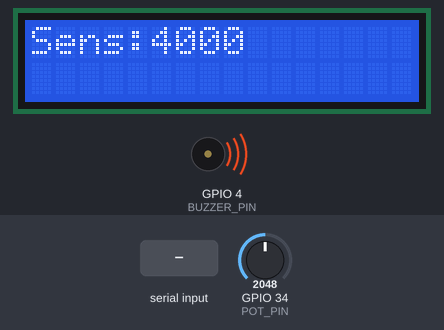
This sketch was run on a simulated ESP32. Shown: 16×2 character LCD, buzzer (waves = sounding, pin HIGH). The test bench sets the inputs (shaded band); at power-on: GPIO 34 (POT_PIN) = 2048. I2S audio is not simulated (input reads silence).

Above: at 1.3 s.
1.4 s: "FOUND\n" received over Serial
At 2.6 s:
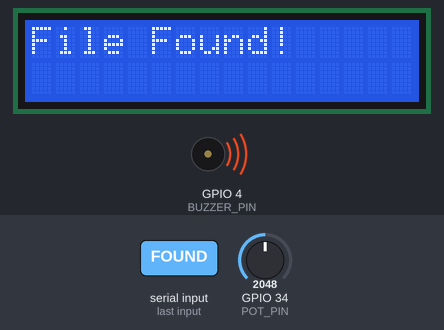
2.9 s: "SEARCHING\n" received over Serial
At 5.5 s:
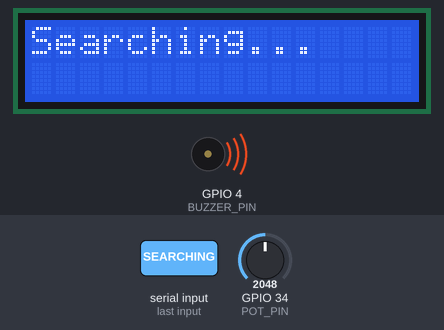
6.0 s: "NOTFOUND\n" received over Serial
At 7.2 s:
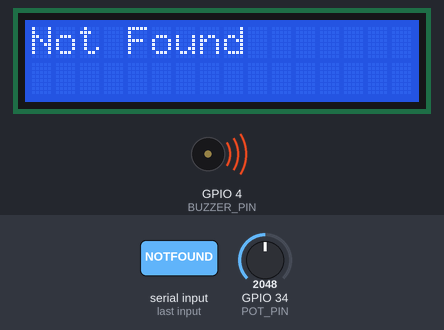
9.1 s: GPIO 34 (POT_PIN) set to 2866
At 11.2 s:
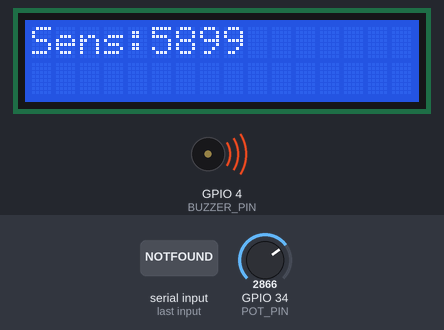
11.5 s: GPIO 34 (POT_PIN) set to 3603
At 14.3 s:
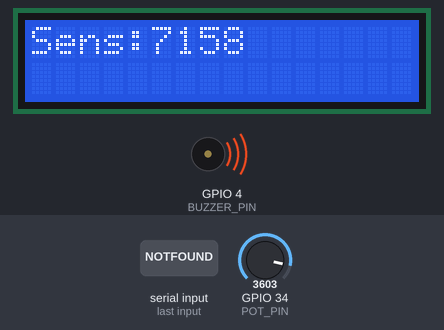
14.6 s: GPIO 34 (POT_PIN) set to 4040
At 17.5 s:
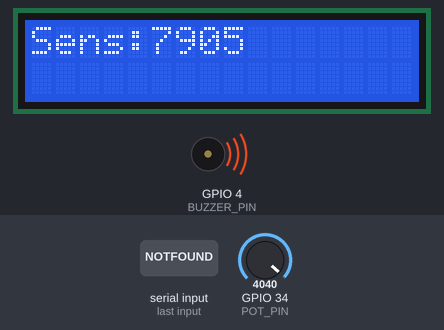
Timing chart, 0 to 18.7 s (numbered marks = the images above; inputs shaded):
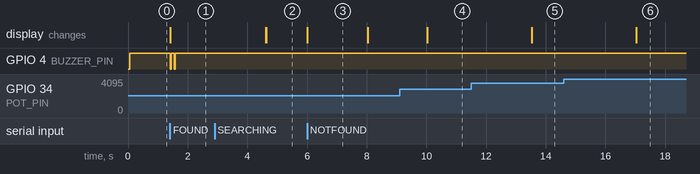

Measured:
- after the input at 1.4 s, GPIO 4 (BUZZER_PIN): alternates HIGH for 0.10 s and LOW for 0.03 s, 4 changes in all, then stays HIGH, starting at once; the display: changes at once (image 1)
- after the input at 2.9 s, the display: first differs from a run without the input after 1.7 s (image 2)
- after the input at 6.0 s, the display: changes at once (image 3)
- after the input at 9.1 s, the display: changes after 0.94 s (image 4)
- after the input at 11.5 s, the display: changes after 2.0 s (image 5)
- after the input at 14.6 s, the display: changes after 2.4 s (image 6)
- what the display in image 3 shows lasts 2.0 s, from 6.0 s to 8.0 s

The sketch:

robot_firmware.ino
```cpp
#include <LiquidCrystal_I2C.h>
#include <Wire.h>
#include <driver/i2s.h>

#define I2S_WS 15
#define I2S_SD 32
#define I2S_SCK 14
#define I2S_PORT I2S_NUM_0
#define BUZZER_PIN 4
#define POT_PIN 34

LiquidCrystal_I2C lcd(0x27, 16, 2);

#define SAMPLE_RATE 16000
#define BUFFER_LEN 512
#define DEFAULT_THRESHOLD 4000
#define SILENCE_DURATION 1200
#define PRE_BUF_SIZE 4000

int16_t preBuffer[PRE_BUF_SIZE];
volatile int preBufferHead = 0;
volatile bool isRecording = false;
volatile int32_t currentVolume = 0;
volatile int32_t soundThreshold = DEFAULT_THRESHOLD;
TaskHandle_t Task1;

byte bar1[8] = {0x00, 0x00, 0x00, 0x00, 0x00, 0x00, 0x00, 0x1F};
byte bar2[8] = {0x00, 0x00, 0x00, 0x00, 0x00, 0x00, 0x1F, 0x1F};
byte bar3[8] = {0x00, 0x00, 0x00, 0x00, 0x00, 0x1F, 0x1F, 0x1F};
byte bar4[8] = {0x00, 0x00, 0x00, 0x1F, 0x1F, 0x1F, 0x1F, 0x1F};
byte bar5[8] = {0x1F, 0x1F, 0x1F, 0x1F, 0x1F, 0x1F, 0x1F, 0x1F};

void setup() {
  Serial.begin(921600);

  lcd.init();
  lcd.backlight();
  pinMode(BUZZER_PIN, OUTPUT);
  pinMode(POT_PIN, INPUT);
  digitalWrite(BUZZER_PIN, HIGH);

  lcd.createChar(0, bar1);
  lcd.createChar(1, bar2);
  lcd.createChar(2, bar3);
  lcd.createChar(3, bar4);
  lcd.createChar(4, bar5);

  const i2s_config_t i2s_config = {
      .mode = i2s_mode_t(I2S_MODE_MASTER | I2S_MODE_RX),
      .sample_rate = SAMPLE_RATE,
      .bits_per_sample = I2S_BITS_PER_SAMPLE_32BIT,
      .channel_format = I2S_CHANNEL_FMT_ONLY_LEFT,
      .communication_format =
          i2s_comm_format_t(I2S_COMM_FORMAT_I2S | I2S_COMM_FORMAT_I2S_MSB),
      .intr_alloc_flags = 0,
      .dma_buf_count = 8,
      .dma_buf_len = BUFFER_LEN,
      .use_apll = false};
  i2s_driver_install(I2S_PORT, &i2s_config, 0, NULL);
  const i2s_pin_config_t pin_config = {.bck_io_num = I2S_SCK,
                                       .ws_io_num = I2S_WS,
                                       .data_out_num = -1,
                                       .data_in_num = I2S_SD};
  i2s_set_pin(I2S_PORT, &pin_config);
  i2s_start(I2S_PORT);

  memset(preBuffer, 0, sizeof(preBuffer));
  xTaskCreatePinnedToCore(MicTask, "MicTask", 10000, NULL, 1, &Task1, 0);

  lcd.setCursor(0, 0);
  lcd.print("System Ready");
}

void MicTask(void *parameter) {
  size_t bytes_read;
  int32_t raw_buffer[BUFFER_LEN];
  for (;;) {
    i2s_read(I2S_PORT, &raw_buffer, BUFFER_LEN * 4, &bytes_read, portMAX_DELAY);
    if (bytes_read > 0) {
      long sum = 0;
      int16_t processed_chunk[BUFFER_LEN];
      for (int i = 0; i < bytes_read / 4; i++) {
        int16_t val = raw_buffer[i] >> 12;
        processed_chunk[i] = val;
        sum += abs(val);
        if (!isRecording) {
          preBuffer[preBufferHead] = val;
          preBufferHead++;
          if (preBufferHead >= PRE_BUF_SIZE)
            preBufferHead = 0;
        }
      }
      currentVolume = sum / (bytes_read / 4);
      if (isRecording)
        Serial.write((const uint8_t *)processed_chunk, (bytes_read / 4) * 2);
    }
  }
}

void updateVisualizer() {
  int bars = map(currentVolume, 500, 10000, 0, 16);
  if (bars > 16)
    bars = 16;

  lcd.setCursor(0, 1);
  for (int i = 0; i < 16; i++) {
    if (i < bars) {
      if (bars < 5)
        lcd.write(0);
      else if (bars < 10)
        lcd.write(2);
      else
        lcd.write(4);
    } else {
      lcd.print(" ");
    }
  }
}

void loop() {
  static unsigned long lastAudioTime = 0;
  static unsigned long lastVisTime = 0;
  static unsigned long lastPotRead = 0;
  static bool systemBusy = false;

  if (millis() - lastPotRead > 500) {
    int potValue = analogRead(POT_PIN);
    soundThreshold =
        map(potValue, 0, 4095, 1000, 8000);
    lastPotRead = millis();
  }

  if (Serial.available() > 0) {
    String msg = Serial.readStringUntil('\n');
    msg.trim();

    if (msg.startsWith("THRESHOLD:")) {
      int newThreshold = msg.substring(10).toInt();
      if (newThreshold >= 1000 && newThreshold <= 8000) {
        soundThreshold = newThreshold;
        lcd.clear();
        lcd.print("Threshold:");
        lcd.setCursor(0, 1);
        lcd.print(soundThreshold);
        delay(1000);
        lcd.clear();
        lcd.print("System Ready");
      }
    } else if (msg == "SEARCHING") {
      systemBusy = true;
      lcd.clear();
      lcd.print("Searching...");
    } else if (msg == "FOUND") {
      systemBusy = true;
      lcd.clear();
      lcd.print("File Found!");
      digitalWrite(BUZZER_PIN, LOW);
      delay(30);
      digitalWrite(BUZZER_PIN, HIGH);
      delay(100);
      digitalWrite(BUZZER_PIN, LOW);
      delay(30);
      digitalWrite(BUZZER_PIN, HIGH);
      delay(3000);
      lcd.clear();
      lcd.print("System Ready");
      systemBusy = false;
    } else if (msg == "NOTFOUND") {
      systemBusy = true;
      lcd.clear();
      lcd.print("Not Found");
      delay(2000);
      lcd.clear();
      lcd.print("System Ready");
      systemBusy = false;
    }
  }

  if (!systemBusy && !isRecording) {
    if (millis() - lastVisTime > 100) {
      updateVisualizer();
      lastVisTime = millis();

      static int displayCycle = 0;
      if (displayCycle++ % 30 == 0) {
        lcd.setCursor(0, 0);
        lcd.print("Sens:");
        lcd.print(soundThreshold);
        lcd.print("    ");
      }
    }
  }

  if (!isRecording && currentVolume > soundThreshold) {
    isRecording = true;
    Serial.print("START_REC\n");
    lastAudioTime = millis();
    lcd.clear();
    lcd.print("Listening...");

    int len1 = PRE_BUF_SIZE - preBufferHead;
    if (len1 > 0)
      Serial.write((const uint8_t *)&preBuffer[preBufferHead], len1 * 2);
    if (preBufferHead > 0)
      Serial.write((const uint8_t *)&preBuffer[0], preBufferHead * 2);

    while (isRecording) {
      if (currentVolume > soundThreshold)
        lastAudioTime = millis();

      if (millis() - lastVisTime > 100) {
        updateVisualizer();
        lastVisTime = millis();
      }

      if (millis() - lastAudioTime > SILENCE_DURATION) {
        isRecording = false;
        Serial.print("STOP_REC");
        lcd.clear();
        lcd.print("Processing...");
      }
      delay(10);
    }
  }
}
```
